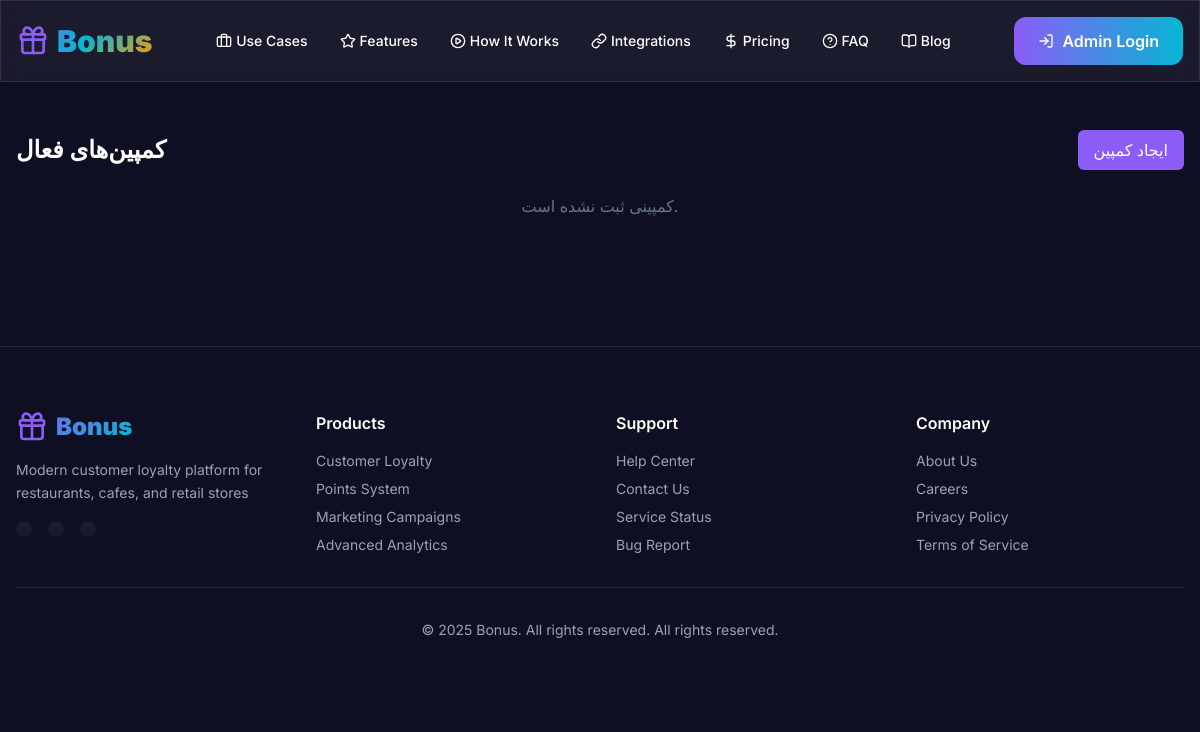
The app's page /partners/campaigns/ (signed in), older data.
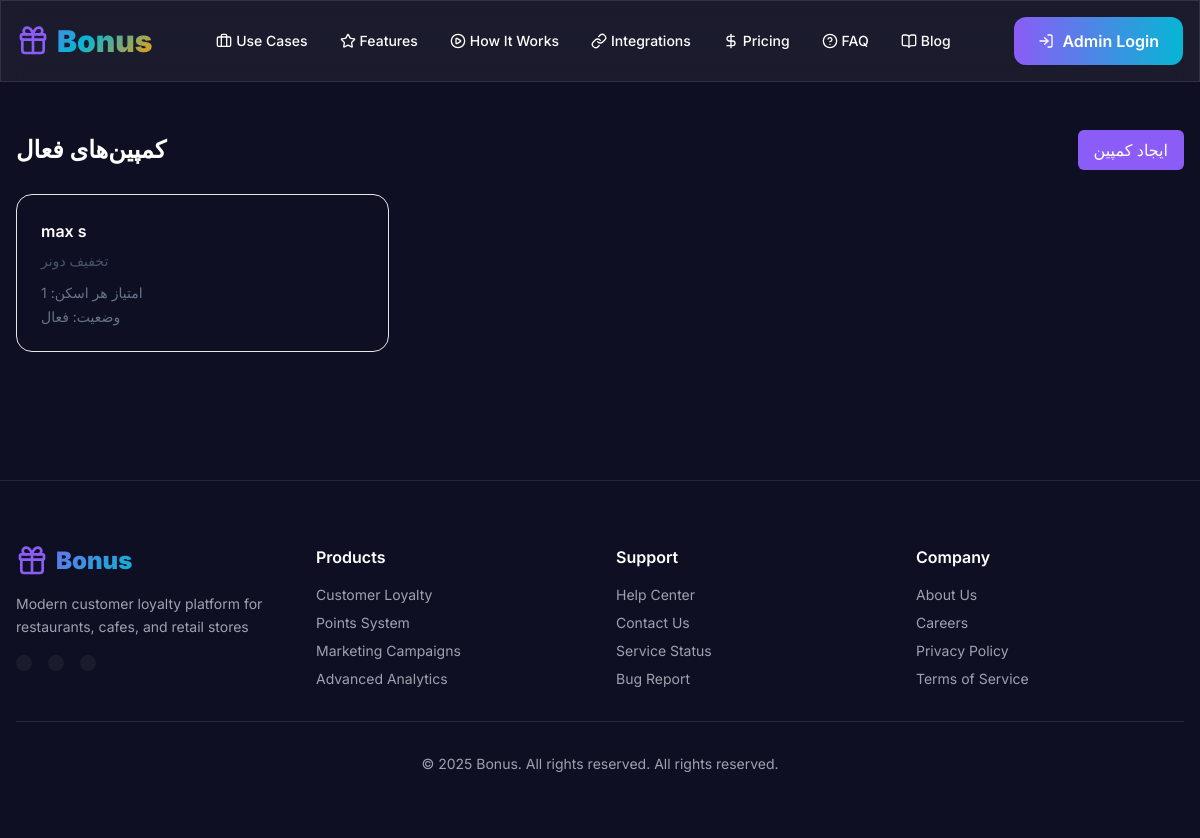
The same page, newer data.
### campaigns/models.py (models this page shows, shortened)
class Campaign(models.Model):
    business = models.ForeignKey(Business, on_delete=models.CASCADE, related_name="campaigns")
    name = models.CharField(max_length=200)
    description = models.TextField(blank=True)
    start_at = models.DateTimeField(null=True, blank=True)
    end_at = models.DateTimeField(null=True, blank=True)
    is_active = models.BooleanField(default=True)
    points_per_scan = models.PositiveIntegerField(default=1)
    daily_limit = models.PositiveIntegerField(null=True, blank=True)
    created_at = models.DateTimeField(auto_now_add=True)

### partners/views.py (the view)
# urls.py: path("campaigns/", views.campaigns_list, name="campaigns_list"),
@login_required
def campaigns_list(request):
    business = _get_active_business(request)
    campaigns = Campaign.objects.filter(business=business).order_by("-created_at") if business else []
    return render(request, "partners/campaigns_list.html", {"business": business, "campaigns": campaigns})

### partners/views.py (called while the page is built)
def _get_active_business(request):
    business_id = request.session.get("active_business_id")
    if business_id:
        return Business.objects.filter(id=business_id, owner=request.user).first()
    return Business.objects.filter(owner=request.user).first()

### templates/partners/campaigns_list.html (shortened to what this page needs)
{% extends 'base.html' %}
{% block content %}
<div class="max-w-7xl mx-auto px-4 py-12">
  <div class="flex items-center justify-between">
    <h1 class="text-2xl font-bold">کمپین‌های فعال</h1>
    <a href="/admin/campaigns/campaign/add/" class="px-4 py-2 rounded-md bg-primary text-white">ایجاد کمپین</a>
  </div>
  <div class="mt-6 grid md:grid-cols-3 gap-6">
    {% for c in campaigns %}
      <div class="p-6 rounded-2xl border">
        <div class="font-semibold">{{ c.name }}</div>
        <div class="mt-2 text-sm text-slate-600">{{ c.description }}</div>
        <div class="mt-3 text-sm text-slate-500">امتیاز هر اسکن: {{ c.points_per_scan }}</div>
        <div class="mt-1 text-sm text-slate-500">وضعیت: {% if c.is_active %}فعال{% else %}غیرفعال{% endif %}</div>
      </div>
    {% empty %}
      <div class="col-span-3 text-center text-slate-500">کمپینی ثبت نشده است.</div>
    {% endfor %}
  </div>
</div>
{% endblock %}

Row changes from the older to the newer data that the page shows:
added Campaign: name "max s", description "تخفیف دونر", points_per_scan "1", is_active "فعال"
Text that changed along with them:
text no longer shown: "کمپینی ثبت نشده است."
